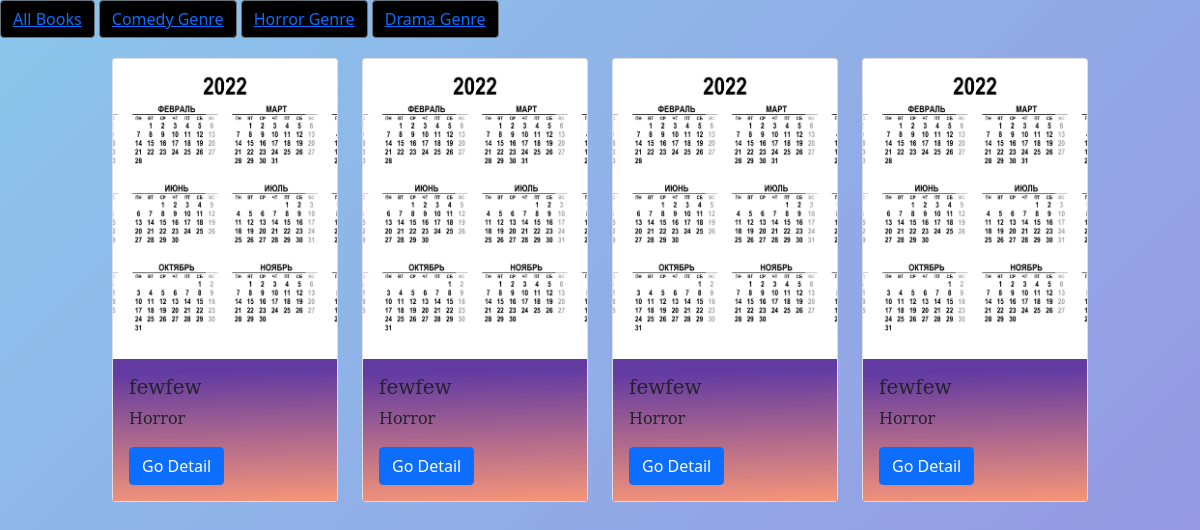
/books/horror/, run on an earlier commit of the app's database.
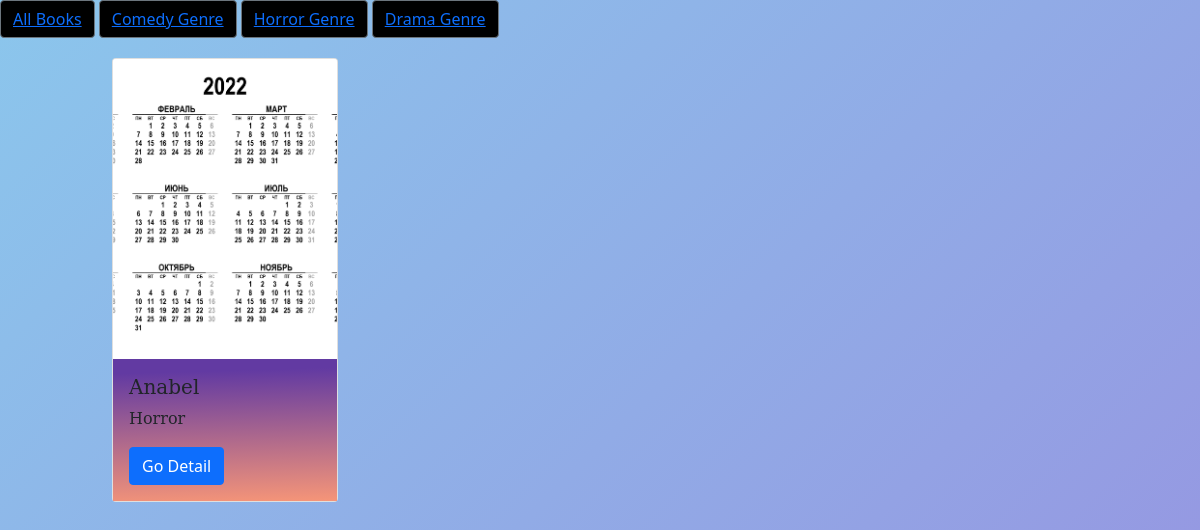
And on a later commit of the database.
### book/models.py (models this page shows, shortened)
class Books(models.Model):
    GENRE_CHOICE = (
        ("Romantic", "Romantic"),
        ("Drama", "Drama"),
        ("Historical", "Historical"),
        ("Comedy", "Comedy"),
        ("Horror", "Horror"),
    )
    title = models.CharField(max_length=100)
    description = models.TextField()
    image = models.ImageField(upload_to='')
    genre = models.CharField(max_length=60, choices=GENRE_CHOICE)
    created_date = models.DateField(auto_now_add=True)
    updated_date = models.DateField(auto_now=True)
    author = models.CharField(max_length=50)

### book/views.py (the view)
# urls.py: path('books/', views.BooksListView.as_view(), name="books_list"),
class BooksListView(generic.ListView):
    template_name = "books_list.html"
    queryset = models.Books.objects.all()
    def get_queryset(self):
        return self.queryset

### templates/books_list.html (shortened to what this page needs)
<!DOCTYPE html>
{% load static %}
<html lang="en">
<head>
    <link rel="stylesheet" type="text/css" href="{% static 'css/bootstrap.css/' %}"/>
</head>
<body>
<div>
    <button type="button" class="btn btn-secondary books__button"><a href="/books/">All Books</a></button>
    <button type="button" class="btn btn-secondary books__button"><a href="/books/comedy/">Comedy Genre</a></button>
    <button type="button" class="btn btn-secondary books__button"><a href="/books/horror/">Horror Genre</a></button>
    <button type="button" class="btn btn-secondary books__button"><a href="/books/drama/">Drama Genre</a></button>
</div>
<div class="container books__container">
    <div class="row gy-5">
        {% for i in object_list %}
        <div class="col-3">
            <div class="card books__card">
                <img src="{{ i.image.url }}" class="card-img-top books__img" alt="...">
                <div class="card-body books__body_card">
                    <h5 class="card-title books__title">{{ i.title }}</h5>
                    <p class="card-text books__genre">{{ i.genre }}</p>
                    <a href="/books/{{ i.id }}/" class="btn btn-primary">Go Detail</a>
                </div>
            </div>
        </div>
        {% endfor %}
    </div>
</div>
</body>
</html>

What changed in the data, as far as the page shows it:
removed Books: image (picture), title "fewfew", genre "Horror"
removed Books: image (picture), title "fewfew", genre "Horror"
removed Books: image (picture), title "fewfew", genre "Horror"
removed Books: image (picture), title "fewfew", genre "Horror"
added Books: image (picture), title "Anabel", genre "Horror"
